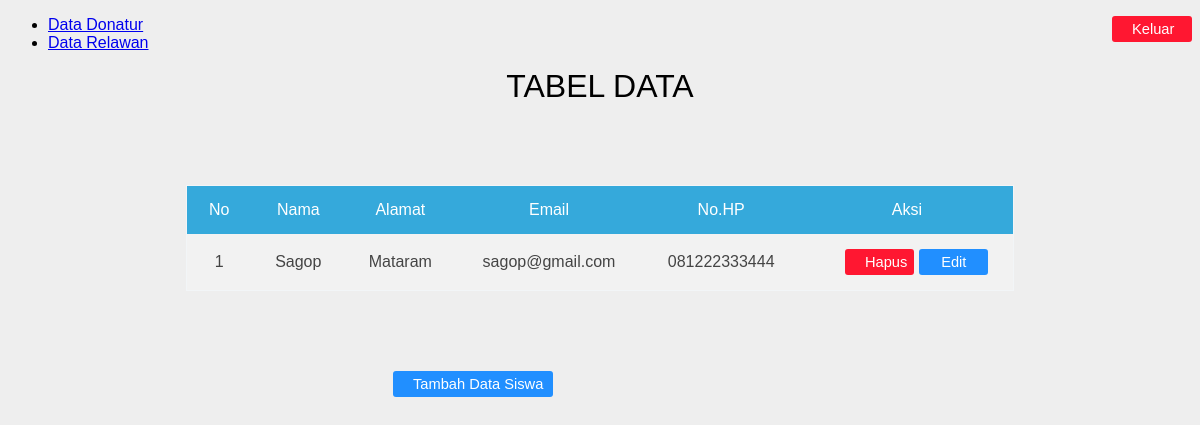
Screenshot of /VIEW/admin_data_relawan.php with the database file from the repository.
### tables this page shows
CREATE TABLE `relawan` (
  `nama_rela` char(20) DEFAULT NULL,
  `alamat_rela` text,
  `nohp_rela` bigint(12) UNSIGNED ZEROFILL DEFAULT NULL,
  `email_rela` char(20) DEFAULT NULL,
  `pass_rela` varchar(20) DEFAULT NULL
);

### VIEW/admin_data_relawan.php (the view, shortened to what this page needs)
<?php
	include '../MODEL/koneksi_db.php';
	$perintah="SELECT nama_rela, alamat_rela, email_rela, nohp_rela FROM relawan";
	$result=mysqli_query($conn, $perintah);
?>
<!DOCTYPE html>
<html>
<head>
	<link rel="stylesheet" type="text/css" href="CSS/table_style.css">
	<link rel="stylesheet" type="text/css" href="CSS/style1.css">
</head>
<body>
	<form class="logout" method="POST" action="../CONTROLLER/logout.php">
		<input type="submit" name="logout" class="red" value="Keluar">
	</form>
	<ul>
		<li><a href="admin_data_donatur.php">Data Donatur</a></li>
		<li><a href="admin_data_relawan.php">Data Relawan</a></li>
	</ul>
	<h1>TABEL DATA</h1>
	<table class="table1">
		<tr>
			<th>No</th>
			<th>Nama</th>
			<th>Alamat</th>
			<th>Email</th>
			<th>No.HP</th>
			<th id="#lol">Aksi</th>
		</tr>
		<?php while ($data = mysqli_fetch_assoc($result)) : ?>
		<tr>
			<td>1</td>
			<td><?= $data['nama_rela'] ?></td>
			<td><?= $data['alamat_rela'] ?></td>
			<td><?= $data['email_rela'] ?></td>
			<td><?= $data['nohp_rela'] ?></td>
			<td>
				<form class="formSiswa" method="POST" action="../CONTROLLER/aksi.php">
					<input type="submit" name="edit_rela" class="blue" value="Edit">
					<input type="submit" name="hapus" class="red" value="Hapus">
				</form>
			</td>
		</tr>
		<?php endwhile ; ?>
	</table>
	<form class="kotak" action="admin_tambah_don.php">
		<input type="submit" name="tambah" class="blue" value="Tambah Data Siswa">
	</form>
</body>
</html>

### ASSETS/CSS/table_style.css (style rules this page uses)
.table1 { font-family: sans-serif; color: #444; border-collapse: collapse; width: 70%; border: 1px solid #f2f5f7; margin: 80px auto; }
.table1 tr th { background: #35A9DB; color: #fff; font-weight: normal; }
.table1, th, td { padding: 15px 20px; text-align: center; }
.table1 tr:nth-child(even) { background-color: #f2f2f2; }
.kotak { width: 400px; margin: auto 150px; background: green; border: 2px; }
.blue { text-decoration: none; background: #218fff; color: white; font-size: 11pt; width: 40%; float: right; margin: 0px 5px; border: none; border-radius: 3px; padding: 5px 20px; }
.formSiswa { clear: both; }

### ASSETS/CSS/style1.css (style rules this page uses)
body { font-family: sans-serif; background: #eeeeee; }
h1 { text-align: center; font-weight: 300; width: 20%; margin: 0px auto; }
.logout { clear: all; float: right; width: 200px; }
.red { text-decoration: none; background: #ff1731; color: white; font-size: 11pt; width: 40%; float: right; border: none; border-radius: 3px; padding: 5px 20px; }

### rows the page displays
relawan: nama_rela "Sagop", alamat_rela "Mataram", email_rela "sagop@gmail.com", nohp_rela "081222333444"
